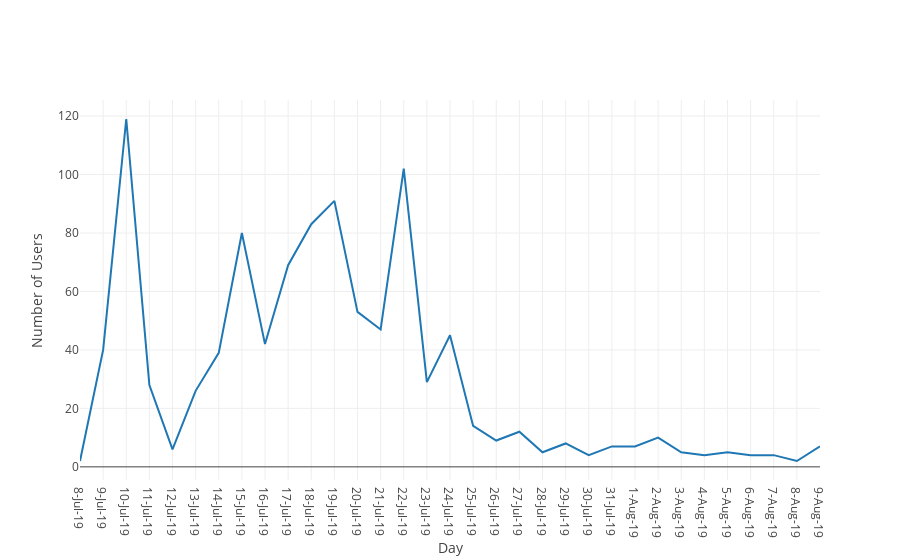

Source (notebook cell):
### Code cell
fig = go.Figure()

fig.add_trace(go.Scatter(
    x=anansi_users['Date'],
    y=anansi_users['Total'],
    name = '<b>Number of Daily Users</b>', # Style name/legend entry with html tags
    connectgaps=True # override default to connect the gaps
))

fig.layout.update(title='',
                   xaxis_title='Day',
                   yaxis_title='Number of Users')

fig.show()

### Figure 1 — Plotly figure (JSON) as saved in the notebook; plotly's stock layout.template omitted (floating-point values rounded to 4 significant figures)
{"data": [{"connectgaps": true, "name": "<b>Number of Daily Users</b>", "type": "scatter", "uid": "09ad86cb-92bc-48c3-bfbb-7a1fbbaa3050", "x": ["8-Jul-19", "9-Jul-19", "10-Jul-19", "11-Jul-19", "12-Jul-19", "13-Jul-19", "14-Jul-19", "15-Jul-19", "16-Jul-19", "17-Jul-19", "18-Jul-19", "19-Jul-19", "20-Jul-19", "21-Jul-19", "22-Jul-19", "23-Jul-19", "24-Jul-19", "25-Jul-19", "26-Jul-19", "27-Jul-19", "28-Jul-19", "29-Jul-19", "30-Jul-19", "31-Jul-19", "1-Aug-19", "2-Aug-19", "3-Aug-19", "4-Aug-19", "5-Aug-19", "6-Aug-19", "7-Aug-19", "8-Aug-19", "9-Aug-19"], "y": [2, 40, 119, 28, 6, 26, 39, 80, 42, 69, 83, 91, 53, 47, 102, 29, 45, 14, 9, 12, 5, 8, 4, 7, 7, 10, 5, 4, 5, 4, 4, 2, 7]}], "layout": {"title": {"text": ""}, "xaxis": {"title": {"text": "Day"}}, "yaxis": {"title": {"text": "Number of Users"}}}}
